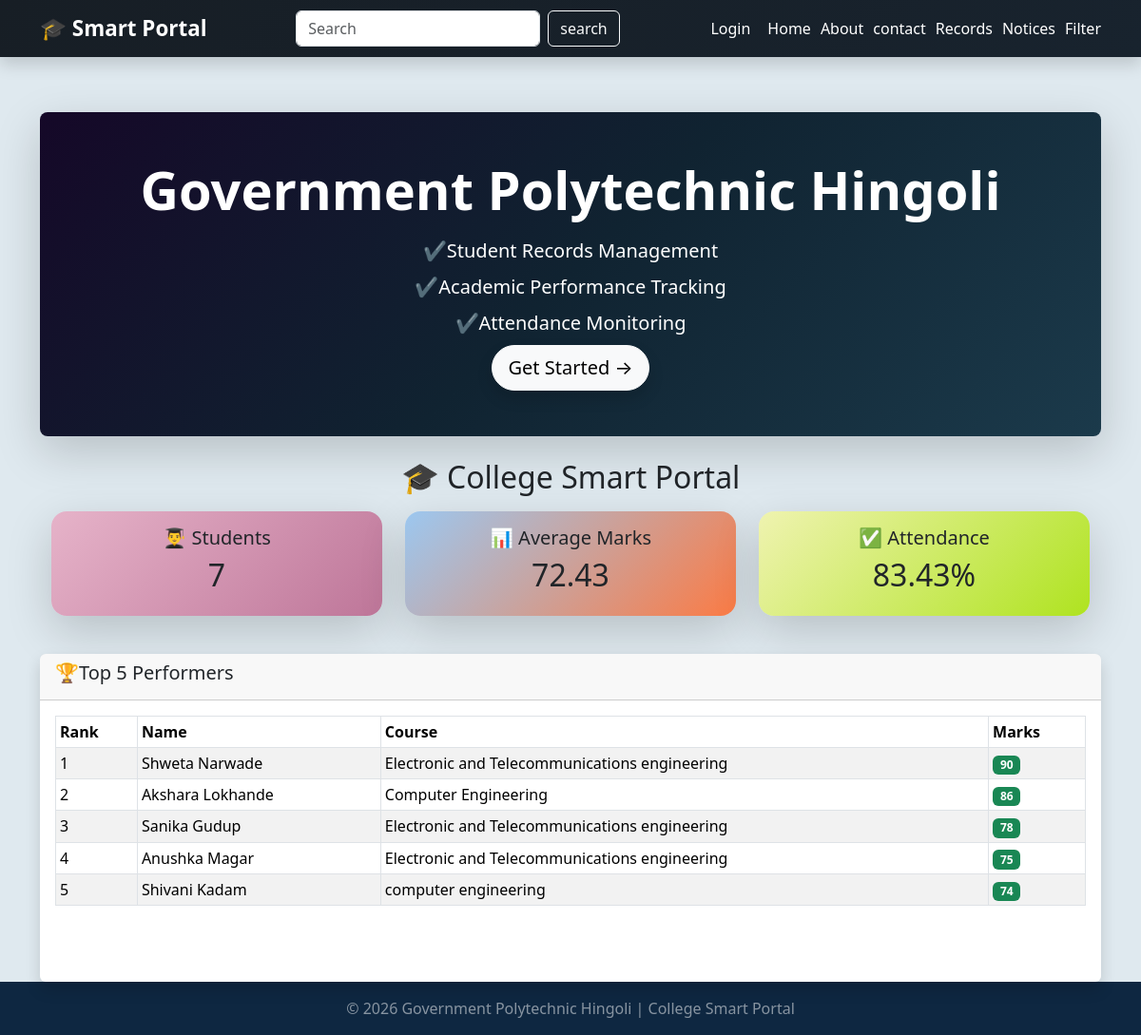
Before: / with the older database file.
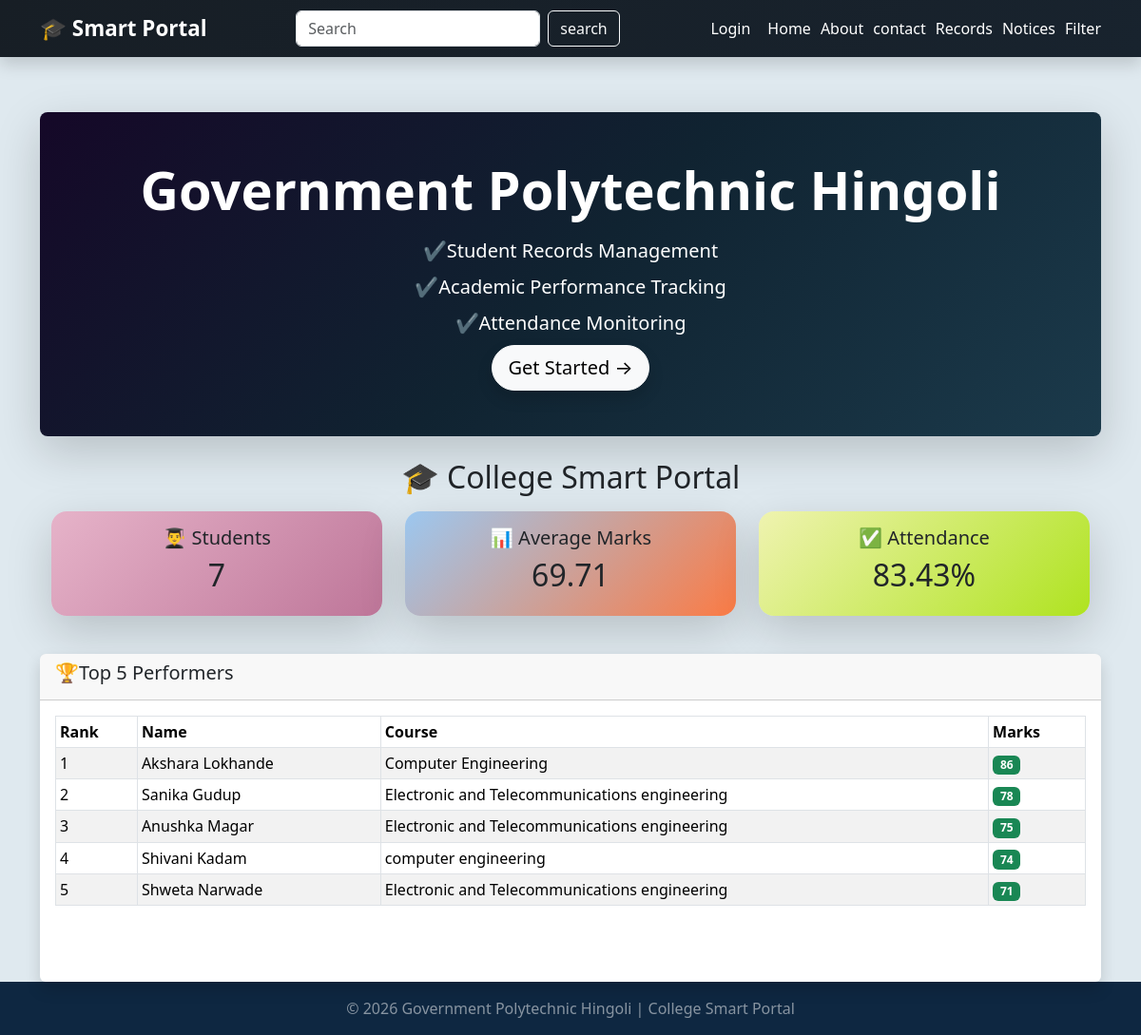
After: the same page with the newer database file.
### tables this page shows
CREATE TABLE students(
                id INTEGER PRIMARY KEY AUTOINCREMENT,
                 name TEXT NOT NULL,
                 roll INTEGER NOT NULL,
                 course TEXT NOT NULL,
                 subject TEXT NOT NULL,
                 marks INTEGER NOT NULL,
                 attendance INTEGER DEFAULT 0
                 );

### app2.py (the view)
@app.route("/")
def home():
    conn = get_db()
    total_students = conn.execute(
        "SELECT COUNT(*) FROM students"
    ).fetchone()[0]
    avg_marks = conn.execute(
        "SELECT AVG(marks) FROM students"
    ).fetchone()[0]
    avg_attendance = conn.execute(
        "SELECT AVG(attendance) FROM students"
    ).fetchone()[0]
    top_students = conn.execute(
        "SELECT * FROM students ORDER BY marks DESC LIMIT 5"
    ).fetchall()
    return render_template(
        'home.html',
        total_students=total_students,
        avg_marks=round(avg_marks or 0, 2),
        avg_attendance=round(avg_attendance or 0, 2),
        top_students=top_students, )

### database.py (called while the page is built)
def get_db():
   conn=sqlite3.connect('college.db')
   conn.row_factory= sqlite3.Row
   return conn

### templates/home.html
{% extends "base.html" %}
{% block content %}
<div class="card border-0 rounded-3 shadow-lg mb-3 overflow-hidden"
     style="background: linear-gradient(135deg, #150828 0%, #102331 50%, #1b3a4b 100%); color: white;">
    <div class="card-body p-5 text-center">
         <h3 class="display-4 fw-bold mb-3">Government Polytechnic Hingoli</h3>
        <p class="lead mb-2">✔️Student Records Management</p>
        <p class="lead mb-2">✔️Academic Performance Tracking</p>
        <p class="lead mb-2">✔️Attendance Monitoring</p>
        <a href="{{ url_for('records') }}" class="btn btn-light btn-lg rounded-pill px-3 shadow">
            Get Started →
        </a>
    </div>
</div>
<div class="container py-2">
    <h2 class="text-center mb-3">
        🎓 College Smart Portal
    </h2>
    <div class="row">
        <div class="col-md-4 mb-3">
            <div class="card text-center shadow-lg rounded-4"
            style="background:linear-gradient(135deg,#e6b3c9,#be7699);">
                <div class="card-body">
                    <h5>👨‍🎓 Students</h5>
                    <h2>{{ total_students }}</h2>
                </div>
            </div>
        </div>
        <div class="col-md-4 mb-3">
            <div class="card text-center shadow-lg rounded-4"
            style="background:linear-gradient(135deg,hsla(209, 76%, 76%, 0.889),#fb7b45);">
                <div class="card-body">
                    <h5>📊 Average Marks</h5>
                    <h2>{{ avg_marks }}</h2>
                </div>
            </div>
        </div>
        <div class="col-md-4 mb-3">
            <div class="card text-center shadow-lg rounded-4"
            style="background:linear-gradient(135deg,#eff3b0,#afe320);">
                <div class="card-body">
                    <h5>✅ Attendance</h5>
                    <h2>{{ avg_attendance }}%</h2>
                </div>
            </div>
        </div>
    </div>
</div>
<div class="card shadow mt-3">
    <div class="card-header ">
        <h5>🏆Top 5 Performers</h5>
    </div>
    <div class="card-body mb-5">
          <table class="table  table-sm table-bordered table-hover table-striped">
            <thead>
                <tr>
                    <th>Rank</th>
                    <th>Name</th>
                    <th>Course</th>
                    <th>Marks</th>
                </tr>
            </thead>
            <tbody>
                {% for student in top_students %}
                <tr>
                    <td>{{ loop.index }}</td>
                    <td>{{ student.name }}</td>
                    <td>{{ student.course }}</td>
                    <td>
                        <span class="badge bg-success">
                            {{ student.marks }}
                        </span>
                    </td>
                </tr>
                {% endfor %}
            </tbody>
        </table>
    </div>
</div>
{% endblock %}

### templates/base.html (shortened to what this page needs)
<!DOCTYPE html>
<html lang="en">
<head>
  <link href="https://cdn.jsdelivr.net/npm/bootstrap@5.3.3/dist/css/bootstrap.min.css" rel="stylesheet">
</head>
<body>
  <nav class="navbar navbar-expand-lg navbar-dark bg-secondary fixed-top shadow">
    <div class="container">
      <a class="navbar-brand fw-bold" href="/">🎓 Smart Portal</a>
    <form  class="d-flex mx-auto" action="{{ url_for('search_student')}}"method="GET">
        <input type="text" name="q" class="form-control me-2" placeholder="Search">
        <button  class="btn btn-outline-light " type="search">search</button>
    </form>
      {% if session.username %}
        <span class="nav-link px-2 py-1 text-white">{{ session.username }}</span>
        <a class="nav-link px-2 py-1" href="{{ url_for('logout')}}">
        Logout
        </a>
      {% else %}
        <a class="nav-link px-2 py-1" href="{{ url_for('login')}}"> Login</a>
      {% endif %}
        <a class="nav-link" href="/">Home</a>
        <a class="nav-link" href="/about">About</a>
        <a class="nav-link" href="/contact">contact</a>
        <a class="nav-link" href="/records">Records</a>
        <a class="nav-link" href="/notices">Notices</a>
        <a class="nav-link" href="/filter">Filter</a>
    </div>
  </nav>
  <main class="container">
    {% block content %}
    {% endblock %}
  </main>
  <footer class="footer text-center py-3 mt-auto">
    <p class="mb-0">© 2026 Government Polytechnic Hingoli | College Smart Portal </p>
  </footer>
</body>
</html>

### templates/base.html (style rules this page uses)
body { padding-top: 70px; background: #dee9eff7; min-height: 100vh; display: flex; flex-direction: column; }
main { flex: 1; }
.navbar { background: linear-gradient(135deg,#171e25,#18232e); }
.navbar-brand { font-weight: bold;font-size:1.4em; }
.nav-link { color:white !important;margin-left: 10px;transition: 0.3s; }
.footer { background: #0e2741; color: rgba(255, 255, 255, 0.504); }
.card { border:none; transition: 0.3s; }

Changed rows visible on the page:
changed students "Shweta Narwade": marks "90" → "71"; moves down the list
Other visible differences:
{{ avg_marks }}: "72.43" → "69.71"
